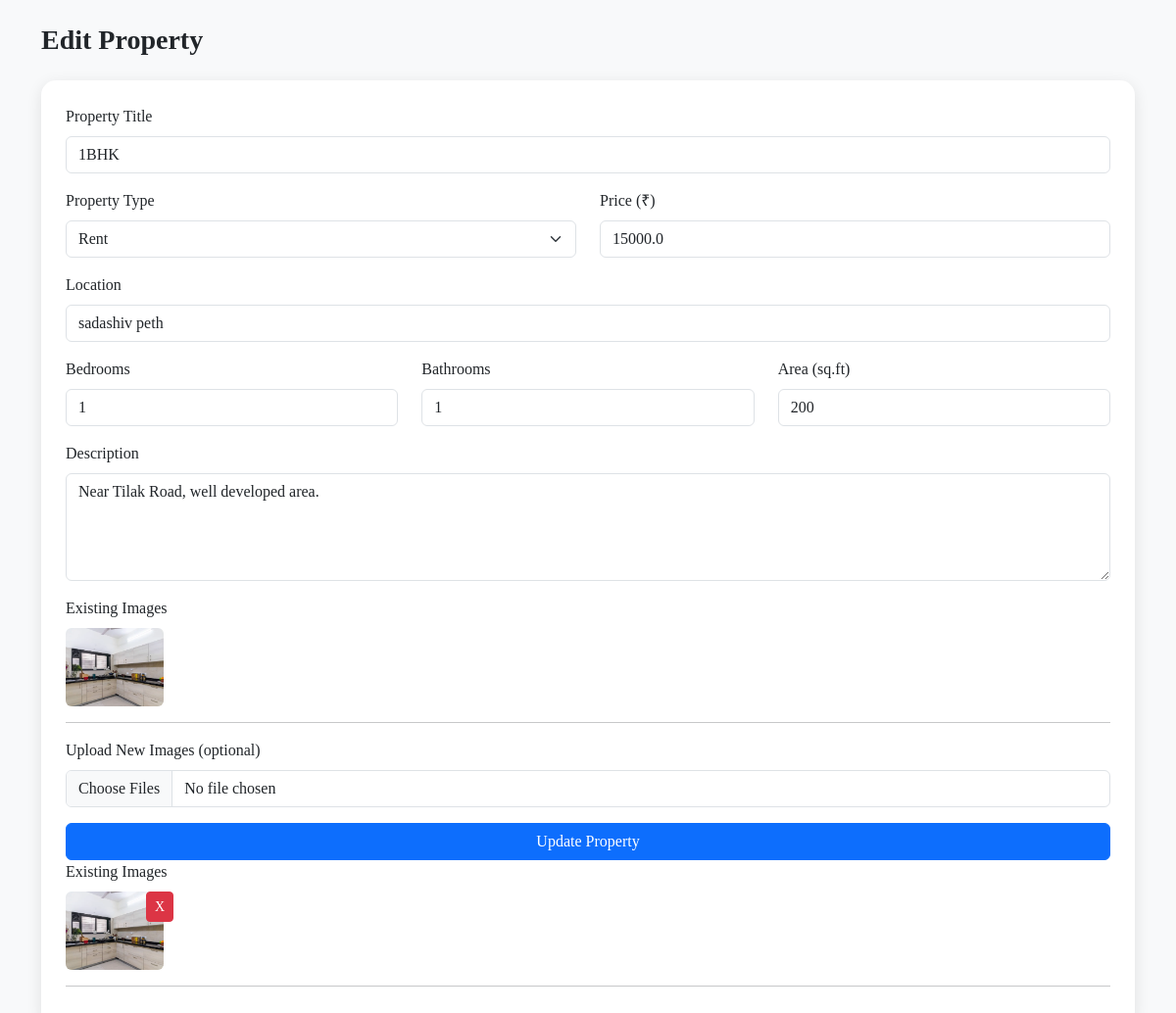
The page /admin/properties/edit/2 (signed in) on the database its author committed.
### tables this page shows
CREATE TABLE properties(
property_id INTEGER PRIMARY KEY AUTOINCREMENT,
title TEXT NOT NULL,
type TEXT NOT NULL,
price REAL NOT NULL,
location TEXT NOT NULL,
bedroom INTEGER NOT NULL,
bathrooms INTEGER NOT NULL,
area INTEGER NOT NULL,
description TEXT NOT NULL,
created_at TEXT DEFAULT CURRENT_TIMESTAMP,
updated_at TEXT DEFAULT CURRENT_TIMESTAMP,
is_available INTEGER DEFAULT 1
);

CREATE TABLE property_images(
image_id INTEGER PRIMARY KEY AUTOINCREMENT,
property_id INTEGER NOT NULL,
image_url TEXT NOT NULL,
uploaded_at TEXT DEFAULT CURRENT_TIMESTAMP,
FOREIGN KEY (property_id) REFERENCES properties(property_id) on DELETE CASCADE
);

### app.py (the view)
@app.route("/admin/properties/edit/<int:property_id>")
@admin_required
def edit_property_page(property_id):
    db = get_db()
    property_data = db.execute("select * from properties where property_id = ?",(property_id,)).fetchone()
    images = db.execute("select * from property_images where property_id = ?",(property_id,)).fetchall()
    if not property_data:
        flash("property not found","danger")
        return redirect(url_for("admin_properties"))
    return render_template("edit_property.html",property=property_data,images=images)

### app.py (called while the page is built)
def admin_required(f):
    @wraps(f)
    def wrapper(*args,**kwargs):
        if "admin_id" not in session:
            return redirect(url_for("admin_login"))
        return f(*args,**kwargs)
    return wrapper

### database_config.py (called while the page is built)
def get_db():
    con = sqlite3.connect(Database_Name)
    con.row_factory = sqlite3.Row
    con.execute("PRAGMA foreign_keys = ON")
    return con

### templates/edit_property.html (shortened to what this page needs)
<!DOCTYPE html>
<html lang="en">
<head>
    <link href="https://cdn.jsdelivr.net/npm/bootstrap@5.3.3/dist/css/bootstrap.min.css" rel="stylesheet">
</head>
<body>
<div class="container mt-4">
    <h3 class="fw-bold mb-4">Edit Property</h3>
    <div class="form-box">
        <form action="/admin/properties/update/{{ property.property_id }}" method="POST" enctype="multipart/form-data">
            <div class="mb-3">
                <label class="form-label">Property Title</label>
                <input type="text" class="form-control" name="title" value="{{ property.title }}" required>
            </div>
            <div class="row mb-3">
                <div class="col-md-6">
                    <label class="form-label">Property Type</label>
                    <select class="form-select" name="type" required>
                        <option value="Rent" {% if property.type=='Rent' %}selected{% endif %}>Rent</option>
                    </select>
                </div>
                <div class="col-md-6">
                    <label class="form-label">Price (₹)</label>
                    <input type="number" class="form-control" name="price" value="{{ property.price }}" required>
                </div>
            </div>
            <div class="mb-3">
                <label class="form-label">Location</label>
                <input type="text" class="form-control" name="location" value="{{ property.location }}" required>
            </div>
            <div class="row mb-3">
                <div class="col-md-4">
                    <label class="form-label">Bedrooms</label>
                    <input type="number" class="form-control" name="bedroom" value="{{ property.bedroom }}" required>
                </div>
                <div class="col-md-4">
                    <label class="form-label">Bathrooms</label>
                    <input type="number" class="form-control" name="bathrooms" value="{{ property.bathrooms }}" required>
                </div>
                <div class="col-md-4">
                    <label class="form-label">Area (sq.ft)</label>
                    <input type="number" class="form-control" name="area" value="{{ property.area }}" required>
                </div>
            </div>
            <div class="mb-3">
                <label class="form-label">Description</label>
                <textarea class="form-control" name="description" rows="4" required>{{ property.description }}</textarea>
            </div>
            <label class="form-label">Existing Images</label><br>
            {% for img in images %}
                <img src="{{ img.image_url }}" class="existing-img">
            {% endfor %}
            <hr>
            <div class="mb-3">
                <label class="form-label">Upload New Images (optional)</label>
                <input type="file" class="form-control" name="images" multiple>
            </div>
            <button type="submit" class="btn btn-primary w-100">Update Property</button>
        </form>
        <label class="form-label">Existing Images</label><br>
        {% for img in images %}
            <div style="display:inline-block; position:relative; margin-right:10px;">
                <img src="{{ img.image_url }}" class="existing-img">
                <a href="/admin/properties/delete-image/{{ img.image_id }}"
                   class="btn btn-sm btn-danger"
                   style="position:absolute; top:0; right:0;"
                   onclick="return confirm('Delete this image?');">X
                </a>
            </div>
        {% endfor %}
        <hr>
    </div>
</div>
</body>
</html>

### templates/edit_property.html (style rules this page uses)
body { font-family: 'Poppins'; background: #f8f9fa; }
.form-box { background: #fff; padding: 25px; border-radius: 15px; box-shadow: 0 4px 15px rgba(0,0,0,0.1); }
.existing-img { width: 100px; height: 80px; object-fit: cover; border-radius: 6px; margin-right: 10px; }

### rows shown on the page
properties: title "1BHK", type "Rent", price "15000.0", location "sadashiv peth", bedroom "1", bathrooms "1", area "200", description "Near Tilak Road, well developed area."
property_images: image_url (picture)
